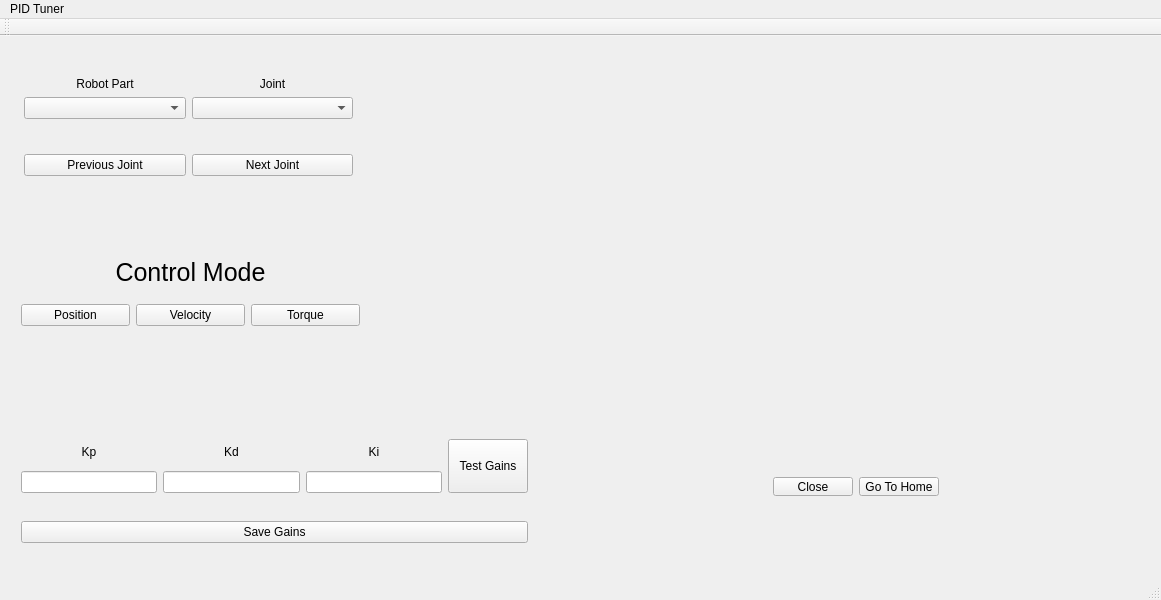
<?xml version="1.0" encoding="UTF-8"?>
<ui version="4.0">
 <class>MainWindow</class>
 <widget class="QMainWindow" name="MainWindow">
  <property name="geometry">
   <rect>
    <x>0</x>
    <y>0</y>
    <width>1161</width>
    <height>600</height>
   </rect>
  </property>
  <property name="windowTitle">
   <string>MainWindow</string>
  </property>
  <widget class="QWidget" name="centralWidget">
   <widget class="QCustomPlot" name="posPlot" native="true">
    <property name="geometry">
     <rect>
      <x>560</x>
      <y>0</y>
      <width>591</width>
      <height>401</height>
     </rect>
    </property>
   </widget>
   <widget class="QWidget" name="layoutWidget">
    <property name="geometry">
     <rect>
      <x>13</x>
      <y>30</y>
      <width>351</width>
      <height>121</height>
     </rect>
    </property>
    <layout class="QVBoxLayout" name="verticalLayout_6">
     <item>
      <layout class="QHBoxLayout" name="horizontalLayout_3">
       <item>
        <layout class="QVBoxLayout" name="verticalLayout_5">
         <item>
          <widget class="QLabel" name="label_4">
           <property name="text">
            <string>Robot Part</string>
           </property>
           <property name="alignment">
            <set>Qt::AlignCenter</set>
           </property>
          </widget>
         </item>
         <item>
          <widget class="QComboBox" name="partList"/>
         </item>
        </layout>
       </item>
       <item>
        <layout class="QVBoxLayout" name="verticalLayout_4">
         <item>
          <widget class="QLabel" name="label_5">
           <property name="text">
            <string>Joint</string>
           </property>
           <property name="alignment">
            <set>Qt::AlignCenter</set>
           </property>
          </widget>
         </item>
         <item>
          <widget class="QComboBox" name="jointList"/>
         </item>
        </layout>
       </item>
      </layout>
     </item>
     <item>
      <spacer name="verticalSpacer">
       <property name="orientation">
        <enum>Qt::Vertical</enum>
       </property>
       <property name="sizeHint" stdset="0">
        <size>
         <width>20</width>
         <height>40</height>
        </size>
       </property>
      </spacer>
     </item>
     <item>
      <layout class="QHBoxLayout" name="horizontalLayout_2">
       <item>
        <widget class="QPushButton" name="previousJointButton">
         <property name="text">
          <string>Previous Joint</string>
         </property>
        </widget>
       </item>
       <item>
        <widget class="QPushButton" name="nextJointButton">
         <property name="text">
          <string>Next Joint</string>
         </property>
        </widget>
       </item>
      </layout>
     </item>
    </layout>
   </widget>
   <widget class="QWidget" name="layoutWidget">
    <property name="geometry">
     <rect>
      <x>10</x>
      <y>390</y>
      <width>529</width>
      <height>132</height>
     </rect>
    </property>
    <layout class="QVBoxLayout" name="verticalLayout_7">
     <item>
      <layout class="QHBoxLayout" name="horizontalLayout_4">
       <item>
        <layout class="QVBoxLayout" name="verticalLayout">
         <item>
          <widget class="QLabel" name="kp_label">
           <property name="text">
            <string>Kp</string>
           </property>
           <property name="alignment">
            <set>Qt::AlignCenter</set>
           </property>
          </widget>
         </item>
         <item>
          <widget class="QLineEdit" name="kp_in"/>
         </item>
        </layout>
       </item>
       <item>
        <layout class="QVBoxLayout" name="verticalLayout_2">
         <item>
          <widget class="QLabel" name="kd_label">
           <property name="text">
            <string>Kd</string>
           </property>
           <property name="alignment">
            <set>Qt::AlignCenter</set>
           </property>
          </widget>
         </item>
         <item>
          <widget class="QLineEdit" name="kd_in"/>
         </item>
        </layout>
       </item>
       <item>
        <layout class="QVBoxLayout" name="verticalLayout_3">
         <item>
          <widget class="QLabel" name="ki_label">
           <property name="text">
            <string>Ki</string>
           </property>
           <property name="alignment">
            <set>Qt::AlignCenter</set>
           </property>
          </widget>
         </item>
         <item>
          <widget class="QLineEdit" name="ki_in"/>
         </item>
        </layout>
       </item>
       <item>
        <widget class="QPushButton" name="gainTestButton">
         <property name="minimumSize">
          <size>
           <width>0</width>
           <height>54</height>
          </size>
         </property>
         <property name="text">
          <string>Test Gains</string>
         </property>
        </widget>
       </item>
      </layout>
     </item>
     <item>
      <spacer name="horizontalSpacer">
       <property name="orientation">
        <enum>Qt::Horizontal</enum>
       </property>
       <property name="sizeHint" stdset="0">
        <size>
         <width>40</width>
         <height>20</height>
        </size>
       </property>
      </spacer>
     </item>
     <item>
      <widget class="QPushButton" name="saveGainsButton">
       <property name="text">
        <string>Save Gains</string>
       </property>
      </widget>
     </item>
    </layout>
   </widget>
   <widget class="QWidget" name="layoutWidget">
    <property name="geometry">
     <rect>
      <x>10</x>
      <y>200</y>
      <width>361</width>
      <height>101</height>
     </rect>
    </property>
    <layout class="QVBoxLayout" name="verticalLayout_8">
     <item>
      <widget class="QLabel" name="label">
       <property name="font">
        <font>
         <pointsize>19</pointsize>
        </font>
       </property>
       <property name="text">
        <string>Control Mode</string>
       </property>
       <property name="alignment">
        <set>Qt::AlignCenter</set>
       </property>
      </widget>
     </item>
     <item>
      <layout class="QHBoxLayout" name="horizontalLayout_5">
       <item>
        <widget class="QPushButton" name="posContButton">
         <property name="text">
          <string>Position</string>
         </property>
        </widget>
       </item>
       <item>
        <widget class="QPushButton" name="velContButton">
         <property name="text">
          <string>Velocity</string>
         </property>
        </widget>
       </item>
       <item>
        <widget class="QPushButton" name="torContButton">
         <property name="text">
          <string>Torque</string>
         </property>
        </widget>
       </item>
      </layout>
     </item>
    </layout>
   </widget>
   <widget class="QWidget" name="layoutWidget">
    <property name="geometry">
     <rect>
      <x>710</x>
      <y>430</y>
      <width>291</width>
      <height>41</height>
     </rect>
    </property>
    <layout class="QHBoxLayout" name="horizontalLayout">
     <item>
      <spacer name="horizontalSpacer_2">
       <property name="orientation">
        <enum>Qt::Horizontal</enum>
       </property>
       <property name="sizeHint" stdset="0">
        <size>
         <width>40</width>
         <height>20</height>
        </size>
       </property>
      </spacer>
     </item>
     <item>
      <widget class="QPushButton" name="closeButton">
       <property name="text">
        <string>Close</string>
       </property>
      </widget>
     </item>
     <item>
      <widget class="QPushButton" name="homeButton">
       <property name="text">
        <string>Go To Home</string>
       </property>
      </widget>
     </item>
     <item>
      <spacer name="horizontalSpacer_3">
       <property name="orientation">
        <enum>Qt::Horizontal</enum>
       </property>
       <property name="sizeHint" stdset="0">
        <size>
         <width>40</width>
         <height>20</height>
        </size>
       </property>
      </spacer>
     </item>
    </layout>
   </widget>
   <zorder>layoutWidget</zorder>
   <zorder>layoutWidget</zorder>
   <zorder>layoutWidget</zorder>
   <zorder>layoutWidget</zorder>
   <zorder>posPlot</zorder>
  </widget>
  <widget class="QMenuBar" name="menuBar">
   <property name="geometry">
    <rect>
     <x>0</x>
     <y>0</y>
     <width>1161</width>
     <height>25</height>
    </rect>
   </property>
   <widget class="QMenu" name="menuPID_Tuner">
    <property name="title">
     <string>PID Tuner</string>
    </property>
   </widget>
   <addaction name="menuPID_Tuner"/>
  </widget>
  <widget class="QToolBar" name="mainToolBar">
   <attribute name="toolBarArea">
    <enum>TopToolBarArea</enum>
   </attribute>
   <attribute name="toolBarBreak">
    <bool>false</bool>
   </attribute>
  </widget>
  <widget class="QStatusBar" name="statusBar"/>
 </widget>
 <layoutdefault spacing="6" margin="11"/>
 <customwidgets>
  <customwidget>
   <class>QCustomPlot</class>
   <extends>QWidget</extends>
   <header>qcustomplot.h</header>
   <container>1</container>
  </customwidget>
 </customwidgets>
 <resources/>
 <connections/>
</ui>
